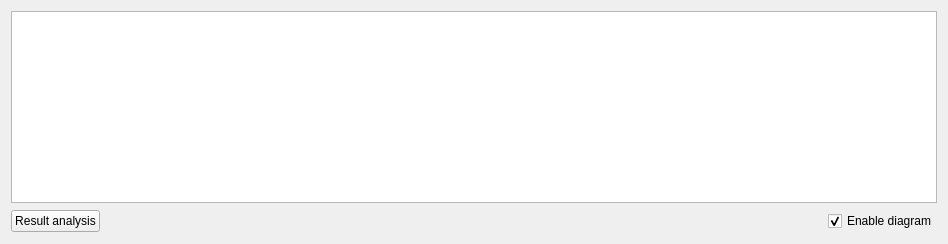
       <widget class="QWidget" name="tab_results">
        <property name="accessibleName">
         <string/>
        </property>
        <attribute name="title">
         <string>Results</string>
        </attribute>
        <layout class="QGridLayout" name="gridLayout_10">
         <item row="0" column="0" colspan="3">
          <widget class="DiagramGui" name="diagram_widget">
           <property name="sizePolicy">
            <sizepolicy hsizetype="Expanding" vsizetype="Expanding">
             <horstretch>0</horstretch>
             <verstretch>0</verstretch>
            </sizepolicy>
           </property>
           <property name="mouseTracking">
            <bool>true</bool>
           </property>
          </widget>
         </item>
         <item row="2" column="1">
          <spacer name="horizontalSpacer_12">
           <property name="orientation">
            <enum>Qt::Horizontal</enum>
           </property>
           <property name="sizeHint" stdset="0">
            <size>
             <width>716</width>
             <height>24</height>
            </size>
           </property>
          </spacer>
         </item>
         <item row="2" column="2">
          <widget class="QCheckBox" name="enableddiagram">
           <property name="text">
            <string>Enable diagram</string>
           </property>
           <property name="checked">
            <bool>true</bool>
           </property>
          </widget>
         </item>
         <item row="2" column="0">
          <widget class="QPushButton" name="resulthandler">
           <property name="text">
            <string>Result analysis</string>
           </property>
          </widget>
         </item>
        </layout>
       </widget>
